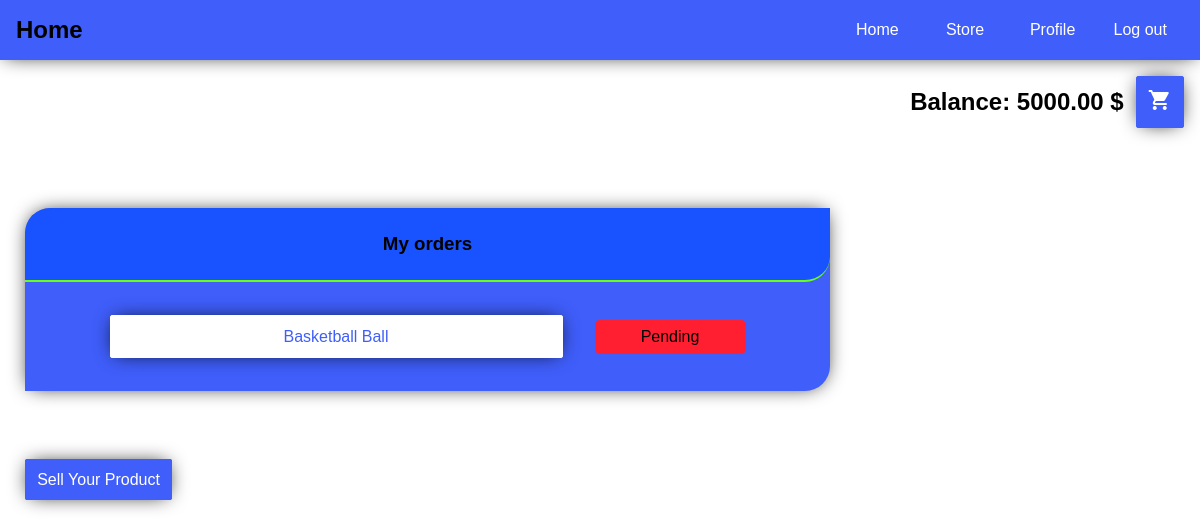
/ecommerce/ (signed in), run on an earlier commit of the app's database.
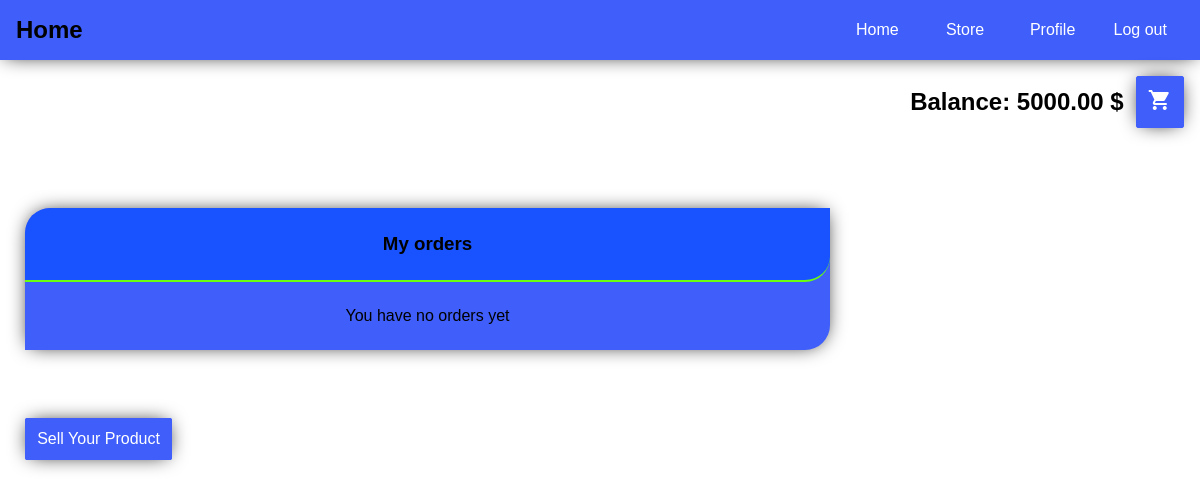
And on a later commit of the database.
### ecommerce/models.py (models this page shows, shortened)
class Order(models.Model):
    item = models.ForeignKey(to='Item', on_delete=models.CASCADE)
    cart = models.ForeignKey(to='Cart', on_delete=models.CASCADE)
    user = models.ForeignKey(to=User, on_delete=models.DO_NOTHING)
    price = models.DecimalField(default=0, max_digits=10, decimal_places=2,
                                validators=[MinValueValidator(Decimal('0'))])
    ordered = models.DateTimeField(auto_now_add=True)
    StatusChoices = [
        ('Pending', 'pending'),
        ('Shipped', 'shipped'),
        ('Delivered', 'delivered')
    ]
    status = models.CharField(choices=StatusChoices, max_length=30, default='Pending')

class Item(models.Model):
    name = models.CharField(max_length=200)
    tag = models.ManyToManyField(to='Tag')
    user = models.ForeignKey(to=User, on_delete=models.DO_NOTHING)
    quantity = models.PositiveIntegerField(default=1)
    available = models.BooleanField(default=True)
    price = models.DecimalField(default=0, max_digits=10, decimal_places=2,
                                validators=[MinValueValidator(Decimal('0'))])
    def __str__(self) -> str:
        return self.name

### ecommerce/views.py (the view)
# urls.py: path('', HomeView.as_view(), name='home'),
@method_decorator(login_required, name='dispatch')
class HomeView(View):
    template_name = 'ecommerce/home.html'
    def get(self, request, *args, **kwargs) -> 'HttpResponse':
        user = request.user
        orders = user.order_set.all()
        return render(request, self.template_name, {
            'user': user,
            'orders': orders
        })

### templates/ecommerce/home.html
{% extends 'ecommerce/base.html' %}
{% block current_page %}
    Home
{% endblock %}
{% block page-content %}
    <div class="card large" style="min-width: 350px">
        <header>
            <h3>My orders</h3>
        </header>
        <section>
            {% if not orders %}
                <p>You have no orders yet</p>
            {% endif %}
            <ul class="orders">
                {% for order in orders %}
                    <li>
                        <a href="{% url 'ecommerce:order' order.pk %}" class="btn btn-white">
                            {{ order.item }}
                        </a>
                        <span class="order-status {{ order.status|lower }}">{{ order.status }}</span>
                    </li>
                {% endfor %}
            </ul>
        </section>
    </div>
    <div style="margin-top: 5em;">
        <a class="btn" href="{% url 'ecommerce:create_item' %}">Sell Your Product</a>
    </div>
{% endblock %}

What changed in the data, as far as the page shows it:
removed Order: item "Basketball Ball", status "Pending"
Also different on the page:
text now shown: "You have no orders yet"
